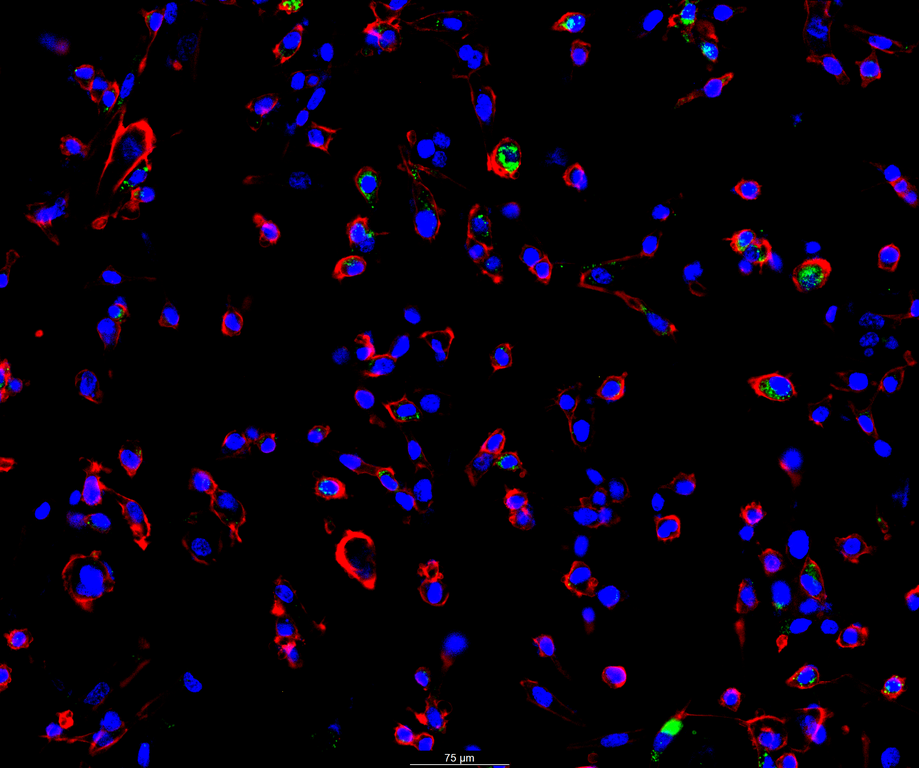
#> input picture Macropinocytosis Project/2026-01-15 Macropinocytosis KO Lines FITC Assay/20x/SafeGuide 20x/1.tif, 919 x 768 px, shrunk from 2432 x 2032 before the run, found by its file name; its folder holds only this picture in this run
$ python analyze_20x_images.py
#> lines starting #> are read from the running program, lines starting #| are printed output that depends on the picture; after the words box and inside, x2 and y2 are one past the last pixel; in counts of white or black regions, pixels touching at a corner belong together
import os
import numpy as np
import matplotlib.pyplot as plt
import matplotlib.image as mpimg
from scipy.stats import ttest_ind

## ================= CONFIGURATION ================= ##
green_threshold = 50
black_threshold = 50

# EXPERIMENT 1: KO Lines (with color scheme)
groups_exp1 = [
    ("SafeGuide", "SafeGuide 20x", "#808080"),      # Grey
    ("PELP1", "PELP1 20x", "#44b875"),                # Green
    ("AMBRA1", "AMBRA1 20x", "#c0392b"),              # Dark Red
    ("SNAP23", "SNAP23 20x", "#c0392b"),               # Dark Red
]

BASE_FOLDER_EXP1 = "Macropinocytosis Project/2026-01-15 Macropinocytosis KO Lines FITC Assay/20x"

# EXPERIMENT 2: Dose Response (add your folder configuration)
groups_exp2 = [
    ("WT/FITC only", "WT_FITC_only", "#808080"),     # Grey
    ("500 µM", "500uM", "#90ee90"),                  # Light Green
    ("2000 µM", "2000uM", "#228b22"),                # Dark Green
]

BASE_FOLDER_EXP2 = "Macropinocytosis Project/Dose_Response/20x"  # Update this path

## ================= FUNCTIONS ================= ##
def compute_green_area(img, green_threshold):
    return np.sum(img[:, :, 1] > green_threshold)

def compute_total_cell_area(img, black_threshold):
    black_pixels = np.all(img[:, :, :3] < black_threshold, axis=2)
    total_pixels = img.shape[0] * img.shape[1]
    return total_pixels - np.sum(black_pixels)

def analyze_condition(folder_path):
    ratios = []
    green_areas = []
    cell_areas = []

    if not os.path.exists(folder_path):
        print(f"⚠️  Missing folder: {folder_path}")
        return ratios, green_areas, cell_areas

    for filename in os.listdir(folder_path):
        if filename.lower().endswith(".tif"):
            img = mpimg.imread(os.path.join(folder_path, filename))
            green_area = compute_green_area(img, green_threshold)
            total_cell_area = compute_total_cell_area(img, black_threshold)
            ratio = green_area / total_cell_area if total_cell_area != 0 else 0

            ratios.append(ratio)
            green_areas.append(green_area)
            cell_areas.append(total_cell_area)

    return ratios, green_areas, cell_areas

def create_beautiful_plot(labels, means, sems, all_scores, colors, title, control_idx=0):
    """
    Creates a beautiful bar plot with error bars, significance markers, and a data table.

    Parameters:
    - labels: list of group names
    - means: list of mean values
    - sems: list of SEM values
    - all_scores: list of lists containing individual measurements
    - colors: list of colors for each bar
    - title: plot title
    - control_idx: index of control group for statistical comparison
    """
    fig = plt.figure(figsize=(12, 8))

    # Create gridspec for plot and table
    gs = fig.add_gridspec(3, 1, height_ratios=[3, 0.1, 1], hspace=0.3)
    ax_plot = fig.add_subplot(gs[0])
    ax_table = fig.add_subplot(gs[2])

    # -------- BAR PLOT --------
    x_pos = np.arange(len(labels))
    bars = ax_plot.bar(x_pos, means, yerr=sems, capsize=8,
                       color=colors, edgecolor='black', linewidth=1.5,
                       error_kw={'linewidth': 2, 'ecolor': 'black'})

    ax_plot.set_ylabel("Green Area / Total Cell Area", fontsize=16, weight='bold')
    ax_plot.set_title(title, fontsize=16, weight='bold', pad=20)
    ax_plot.set_xticks(x_pos)
    ax_plot.set_xticklabels(labels, fontsize=14, weight='bold')
    ax_plot.spines['top'].set_visible(False)
    ax_plot.spines['right'].set_visible(False)
    ax_plot.grid(axis='y', alpha=0.3, linestyle='--')

    # -------- SIGNIFICANCE TESTING --------
    control_scores = all_scores[control_idx]
    y_max = max(m + s for m, s in zip(means, sems)) * 1.15

    for i in range(len(labels)):
        if i == control_idx:
            continue
        if not all_scores[i] or not control_scores:
            continue

        _, p = ttest_ind(all_scores[i], control_scores, equal_var=False)

        if p < 0.001:
            sig = "***"
        elif p < 0.01:
            sig = "**"
        elif p < 0.05:
            sig = "*"
        else:
            sig = "ns"

        if sig != "ns":
            ax_plot.text(i, means[i] + sems[i] + 0.03 * y_max,
                        sig, ha="center", fontsize=16, weight='bold')

    # -------- DATA TABLE --------
    ax_table.axis('off')

    # Prepare table data
    table_data = []
    table_data.append(['Group', 'n', 'Mean ± SEM', 'p-value vs Control'])

    for i, label in enumerate(labels):
        n = len(all_scores[i]) if all_scores[i] else 0
        mean_sem = f"{means[i]:.4f} ± {sems[i]:.4f}" if n > 0 else "N/A"

        if i == control_idx:
            p_val = "—"
        elif all_scores[i] and control_scores:
            _, p = ttest_ind(all_scores[i], control_scores, equal_var=False)
            if p < 0.001:
                p_val = "< 0.001"
            else:
                p_val = f"{p:.3f}"
        else:
            p_val = "N/A"

        table_data.append([label, str(n), mean_sem, p_val])

    # Create table
    table = ax_table.table(cellText=table_data, cellLoc='center', loc='center',
                          colWidths=[0.25, 0.15, 0.35, 0.25])
    table.auto_set_font_size(False)
    table.set_fontsize(10)
    table.scale(1, 2)

    # Style header row
    for i in range(4):
        cell = table[(0, i)]
        cell.set_facecolor('#34495e')
        cell.set_text_props(weight='bold', color='white')

    # Alternate row colors and bold group names
    for i in range(1, len(table_data)):
        for j in range(4):
            cell = table[(i, j)]
            if i % 2 == 0:
                cell.set_facecolor('#ecf0f1')
            else:
                cell.set_facecolor('white')
            # Bold the group names (first column)
            if j == 0:
                cell.set_text_props(weight='bold')

    plt.tight_layout()
    return fig

def print_summary_table(labels, avg_green, avg_cell_area, all_scores):
    """Print a detailed summary table to console"""
    print("\n" + "="*70)
    print("DETAILED SUMMARY TABLE")
    print("="*70)
    print(f"{'Group':<15}{'n':>5}{'Avg Green Area':>18}{'Avg Cell Area':>18}{'Ratio':>12}")
    print("-" * 70)

    for i, label in enumerate(labels):
        n = len(all_scores[i]) if all_scores[i] else 0
        ratio = avg_green[i] / avg_cell_area[i] if avg_cell_area[i] != 0 else 0
        print(f"{label:<15}{n:>5}{avg_green[i]:>18.1f}{avg_cell_area[i]:>18.1f}{ratio:>12.4f}")
    print("="*70 + "\n")

## ================= EXPERIMENT ANALYSIS ================= ##
def analyze_experiment(groups, base_folder, experiment_name, control_idx=0):
    """
    Analyze a single experiment and create visualizations.

    Parameters:
    - groups: list of tuples (label, folder_name, color)
    - base_folder: base directory path
    - experiment_name: name for the plot title
    - control_idx: index of control group
    """
    print(f"\n{'='*70}")
    print(f"ANALYZING: {experiment_name}")
    print(f"{'='*70}")

    means, sems, all_scores = [], [], []
    avg_green, avg_cell_area = [], []
    labels, colors = [], []

    for label, folder, color in groups:
        labels.append(label)
        colors.append(color)
        folder_path = os.path.join(base_folder, folder)

        ratios, green_areas, cell_areas = analyze_condition(folder_path)
#> in analyze_condition, img is the input picture: shape (768, 919, 3); mean R, G, B 8, 0.8, 13.9
#> in analyze_condition, `green_area = compute_green_area(img, green_threshold)`: green_area = 3695
#> in compute_total_cell_area, `black_pixels = np.all(img[:, :, :3] < black_threshold, axis=2)`:
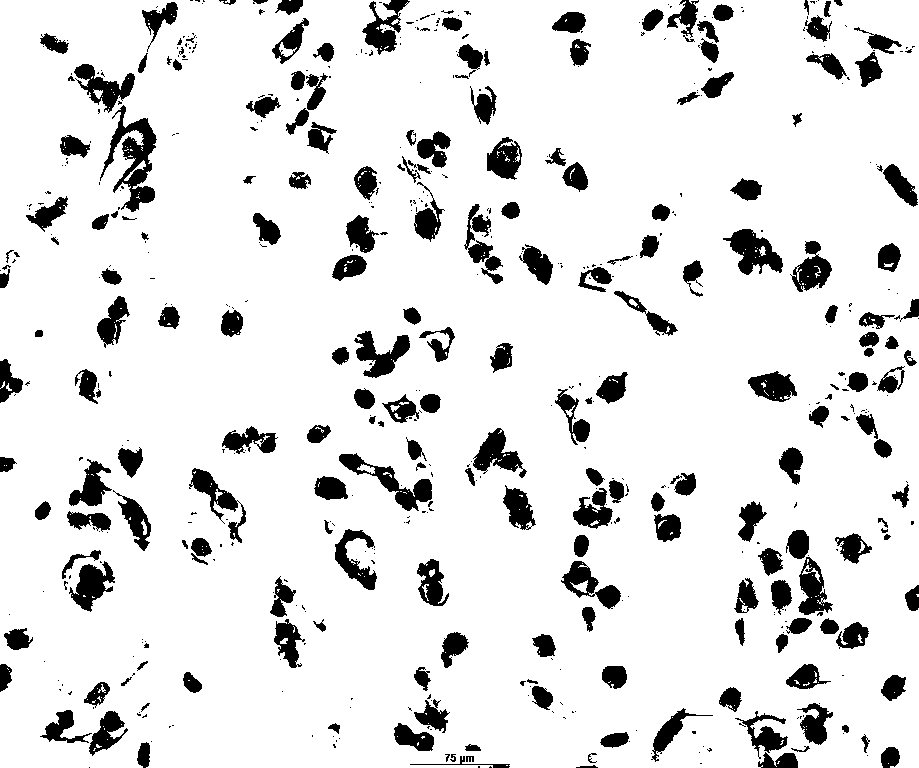
#> black_pixels: shape (768, 919) bool; 88.6% white; 582 black regions (367 under 20 px), largest, box (x1, y1, x2, y2) and area: (100, 105, 157, 212) 2270, (339, 453, 432, 511) 1465, (723, 229, 783, 275) 1402
#> in analyze_condition, `total_cell_area = compute_total_cell_area(img, black_threshold)`: total_cell_area = 80336
#> in analyze_condition, `ratio = green_area / total_cell_area if total_cell_area != 0 else 0`: ratio = 0.046
#> ratios = [0.046]; green_areas = [3695]; cell_areas = [80336]
        all_scores.append(ratios)

        if ratios:
            means.append(np.mean(ratios))
            sems.append(np.std(ratios, ddof=1) / np.sqrt(len(ratios)))
            avg_green.append(np.mean(green_areas))
            avg_cell_area.append(np.mean(cell_areas))
            print(f"✓ {label}: {len(ratios)} images analyzed")
#| ✓ SafeGuide: 1 images analyzed
        else:
            means.append(0)
            sems.append(0)
            avg_green.append(0)
            avg_cell_area.append(0)
            print(f"✗ {label}: No data found")

    # Print summary table
    print_summary_table(labels, avg_green, avg_cell_area, all_scores)

    # Create beautiful plot
    fig = create_beautiful_plot(labels, means, sems, all_scores, colors,
                                experiment_name, control_idx)

    return fig

## ================= MAIN ================= ##
if __name__ == "__main__":
    # Experiment 1: KO Lines
    fig1 = analyze_experiment(
        groups_exp1,
        BASE_FOLDER_EXP1,
        "Macropinocytosis FITC Uptake - KO Lines (20x)",
        control_idx=0  # SafeGuide is control
    )

    # Experiment 2: Dose Response
    # Uncomment when you have the correct folder path
    # fig2 = analyze_experiment(
    #     groups_exp2,
    #     BASE_FOLDER_EXP2,
    #     "Macropinocytosis FITC Uptake - Dose Response (20x)",
    #     control_idx=0  # WT/FITC only is control
    # )

    plt.show()
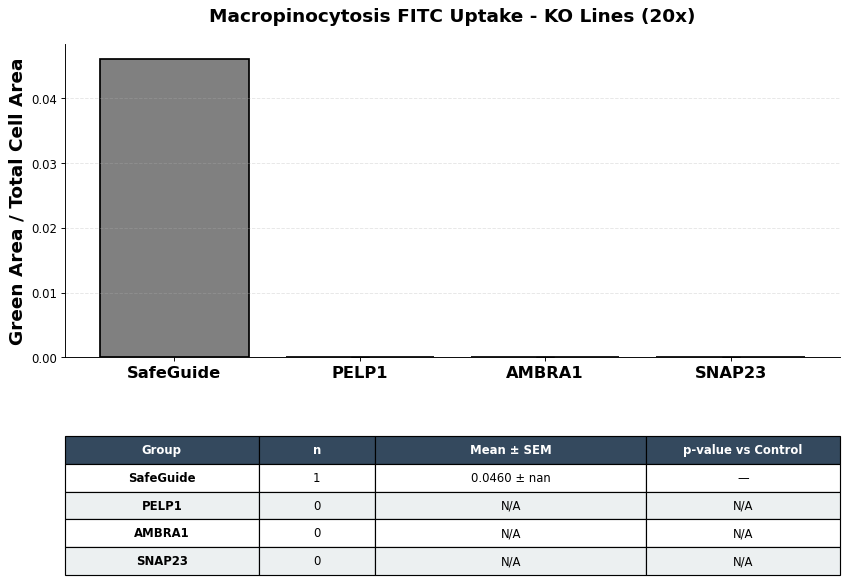
#> figure drawn by matplotlib, 1 panel; tallest bar 0.046 high, from x = -0.4 to 0.4

    print("\n✅ Analysis complete! Graphs displayed.")
    print("💡 Tip: Use plt.savefig() to save figures as high-res images for your presentation.")
